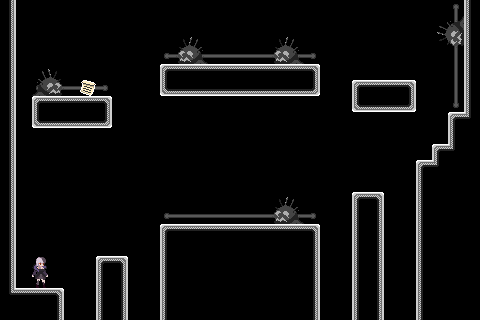

This game map was drawn from its Tiled (.tmx) file and the tilesets committed beside it. A one-line description and the full map source follow:
An orthogonal 30x20 tile map with 16x16 px tiles, 4 tile layers (bkg_far, bkg_close, ground, foreground), 2 tilesets.

<map version="1.10" tiledversion="1.11.0" orientation="orthogonal" renderorder="right-down" width="30" height="20" tilewidth="16" tileheight="16" infinite="0" nextlayerid="5" nextobjectid="1">
 <tileset firstgid="1" source="../../memory_block.tsx" />
 <tileset firstgid="16" source="../../PlaceholderSprites.tsx" />
 <layer id="4" name="bkg_far" width="30" height="20">
  <properties>
   <property name="unity:sortinglayer" value="Bkg_far" />
  </properties>
  <data encoding="csv">
0,0,0,0,0,0,0,0,0,0,0,0,0,0,0,0,0,0,0,0,0,0,0,0,0,0,0,0,0,0,
0,0,0,0,0,0,0,0,0,0,0,0,0,0,0,0,0,0,0,0,0,0,0,0,0,0,0,0,0,0,
0,0,0,0,0,0,0,0,0,0,0,0,0,0,0,0,0,0,0,0,0,0,0,0,0,0,0,0,0,0,
0,0,0,0,0,0,0,0,0,0,0,0,0,0,0,0,0,0,0,0,0,0,0,0,0,0,0,0,0,0,
0,0,0,0,0,0,0,0,0,0,0,0,0,0,0,0,0,0,0,0,0,0,0,0,0,0,0,0,0,0,
0,0,0,0,0,0,0,0,0,0,0,0,0,0,0,0,0,0,0,0,0,0,0,0,0,0,0,0,0,0,
0,0,0,0,0,0,0,0,0,0,0,0,0,0,0,0,0,0,0,0,0,0,0,0,0,0,0,0,0,0,
0,0,0,0,0,0,0,0,0,0,0,0,0,0,0,0,0,0,0,0,0,0,0,0,0,0,0,0,0,0,
0,0,0,0,0,0,0,0,0,0,0,0,0,0,0,0,0,0,0,0,0,0,0,0,0,0,0,0,0,0,
0,0,0,0,0,0,0,0,0,0,0,0,0,0,0,0,0,0,0,0,0,0,0,0,0,0,0,0,0,0,
0,0,0,0,0,0,0,0,0,0,0,0,0,0,0,0,0,0,0,0,0,0,0,0,0,0,0,0,0,0,
0,0,0,0,0,0,0,0,0,0,0,0,0,0,0,0,0,0,0,0,0,0,0,0,0,0,0,0,0,0,
0,0,0,0,0,0,0,0,0,0,0,0,0,0,0,0,0,0,0,0,0,0,0,0,0,0,0,0,0,0,
0,0,0,0,0,0,0,0,0,0,0,0,0,0,0,0,0,0,0,0,0,0,0,0,0,0,0,0,0,0,
0,0,0,0,0,0,0,0,0,0,0,0,0,0,0,0,0,0,0,0,0,0,0,0,0,0,0,0,0,0,
0,0,0,0,0,0,0,0,0,0,0,0,0,0,0,0,0,0,0,0,0,0,0,0,0,0,0,0,0,0,
0,0,0,0,0,0,0,0,0,0,0,0,0,0,0,0,0,0,0,0,0,0,0,0,0,0,0,0,0,0,
0,0,0,0,0,0,0,0,0,0,0,0,0,0,0,0,0,0,0,0,0,0,0,0,0,0,0,0,0,0,
0,0,0,0,0,0,0,0,0,0,0,0,0,0,0,0,0,0,0,0,0,0,0,0,0,0,0,0,0,0,
0,0,0,0,0,0,0,0,0,0,0,0,0,0,0,0,0,0,0,0,0,0,0,0,0,0,0,0,0,0
</data>
 </layer>
 <layer id="1" name="bkg_close" width="30" height="20">
  <properties>
   <property name="unity:sortinglayer" value="Bkg" />
  </properties>
  <data encoding="csv">
0,0,0,0,0,0,0,0,0,0,0,0,0,0,0,0,0,0,0,0,0,0,0,0,0,0,0,0,1610612766,0,
0,0,0,0,0,0,0,0,0,0,0,0,0,0,0,0,0,0,0,0,0,0,0,0,0,0,0,0,1610612765,0,
0,0,0,0,0,0,0,0,0,0,0,0,0,0,0,0,0,0,0,0,0,0,0,0,0,0,0,0,1610612765,0,
0,0,0,0,0,0,0,0,0,0,2147483678,29,29,29,29,29,29,29,29,30,0,0,0,0,0,0,0,0,1610612765,0,
0,0,0,0,0,0,0,0,0,0,0,0,0,0,0,0,0,0,0,0,0,0,0,0,0,0,0,0,1610612765,0,
0,0,2147483678,29,29,29,30,0,0,0,0,0,0,0,0,0,0,0,0,0,0,0,0,0,0,0,0,0,1610612765,0,
0,0,0,0,0,0,0,0,0,0,0,0,0,0,0,0,0,0,0,0,0,0,0,0,0,0,0,0,536870942,0,
0,0,0,0,0,0,0,0,0,0,0,0,0,0,0,0,0,0,0,0,0,0,0,0,0,0,0,0,0,0,
0,0,0,0,0,0,0,0,0,0,0,0,0,0,0,0,0,0,0,0,0,0,0,0,0,0,0,0,0,0,
0,0,0,0,0,0,0,0,0,0,0,0,0,0,0,0,0,0,0,0,0,0,0,0,0,0,0,0,0,0,
0,0,0,0,0,0,0,0,0,0,0,0,0,0,0,0,0,0,0,0,0,0,0,0,0,0,0,0,0,0,
0,0,0,0,0,0,0,0,0,0,0,0,0,0,0,0,0,0,0,0,0,0,0,0,0,0,0,0,0,0,
0,0,0,0,0,0,0,0,0,0,0,0,0,0,0,0,0,0,0,0,0,0,0,0,0,0,0,0,0,0,
0,0,0,0,0,0,0,0,0,0,2147483678,29,29,29,29,29,29,29,29,30,0,0,0,0,0,0,0,0,0,0,
0,0,0,0,0,0,0,0,0,0,0,0,0,0,0,0,0,0,0,0,0,0,0,0,0,0,0,0,0,0,
0,0,0,0,0,0,0,0,0,0,0,0,0,0,0,0,0,0,0,0,0,0,0,0,0,0,0,0,0,0,
0,0,0,0,0,0,0,0,0,0,0,0,0,0,0,0,0,0,0,0,0,0,0,0,0,0,0,0,0,0,
0,0,0,0,0,0,0,0,0,0,0,0,0,0,0,0,0,0,0,0,0,0,0,0,0,0,0,0,0,0,
0,0,0,0,0,0,0,0,0,0,0,0,0,0,0,0,0,0,0,0,0,0,0,0,0,0,0,0,0,0,
0,0,0,0,0,0,0,0,0,0,0,0,0,0,0,0,0,0,0,0,0,0,0,0,0,0,0,0,0,0
</data>
 </layer>
 <layer id="2" name="ground" width="30" height="20">
  <properties>
   <property name="unity:sortinglayer" value="Ground" />
  </properties>
  <data encoding="csv">
8,0,0,0,0,0,0,0,0,0,0,0,0,0,0,0,0,0,0,0,0,0,0,0,0,0,0,0,0,6,
8,0,0,0,0,0,0,0,0,0,0,0,0,0,0,0,0,0,0,0,0,0,0,0,0,0,0,1610612754,1610612769,6,
8,0,0,0,0,0,0,0,0,0,0,17,18,0,0,0,0,17,18,0,0,0,0,0,0,0,0,1610612753,1610612768,6,
8,0,0,0,0,0,0,0,0,0,0,32,33,0,0,0,0,32,33,0,0,0,0,0,0,0,0,0,0,6,
8,0,2147483666,2147483665,0,0,0,0,0,0,1,2,2,2,2,2,2,2,2,3,0,0,0,0,0,0,0,0,0,6,
8,0,2147483681,2147483680,0,71,0,0,0,0,11,12,12,12,12,12,12,12,12,13,0,0,1,2,2,3,0,0,0,6,
8,0,1,2,2,2,3,0,0,0,0,0,0,0,0,0,0,0,0,0,0,0,11,12,12,13,0,0,0,6,
8,0,11,12,12,12,13,0,0,0,0,0,0,0,0,0,0,0,0,0,0,0,0,0,0,0,0,0,1,4,
8,0,0,0,0,0,0,0,0,0,0,0,0,0,0,0,0,0,0,0,0,0,0,0,0,0,0,0,6,7,
8,0,0,0,0,0,0,0,0,0,0,0,0,0,0,0,0,0,0,0,0,0,0,0,0,0,0,1,4,7,
8,0,0,0,0,0,0,0,0,0,0,0,0,0,0,0,0,0,0,0,0,0,0,0,0,0,1,4,7,7,
8,0,0,0,0,0,0,0,0,0,0,0,0,0,0,0,0,0,0,0,0,0,0,0,0,0,6,7,7,7,
8,0,0,0,0,0,0,0,0,0,0,0,0,0,0,0,0,17,18,0,0,0,1,3,0,0,6,7,7,7,
8,0,0,0,0,0,0,0,0,0,0,0,0,0,0,0,0,32,33,0,0,0,6,8,0,0,6,7,7,7,
8,0,0,0,0,0,0,0,0,0,1,2,2,2,2,2,2,2,2,3,0,0,6,8,0,0,6,7,7,7,
8,0,0,0,0,0,0,0,0,0,6,7,7,7,7,7,7,7,7,8,0,0,6,8,0,0,6,7,7,7,
8,0,16,0,0,0,1,3,0,0,6,7,7,7,7,7,7,7,7,8,0,0,6,8,0,0,6,7,7,7,
8,0,31,0,0,0,6,8,0,0,6,7,7,7,7,7,7,7,7,8,0,0,6,8,0,0,6,7,7,7,
5,2,2,3,0,0,6,8,0,0,6,7,7,7,7,7,7,7,7,8,0,0,6,8,0,0,6,7,7,7,
7,7,7,8,0,0,6,8,0,0,6,7,7,7,7,7,7,7,7,8,0,0,6,8,0,0,6,7,7,7
</data>
 </layer>
 <layer id="3" name="foreground" width="30" height="20">
  <properties>
   <property name="unity:sortinglayer" value="Foreground" />
  </properties>
  <data encoding="csv">
0,0,0,0,0,0,0,0,0,0,0,0,0,0,0,0,0,0,0,0,0,0,0,0,0,0,0,0,0,0,
0,0,0,0,0,0,0,0,0,0,0,0,0,0,0,0,0,0,0,0,0,0,0,0,0,0,0,0,0,0,
0,0,0,0,0,0,0,0,0,0,0,0,0,0,0,0,0,0,0,0,0,0,0,0,0,0,0,0,0,0,
0,0,0,0,0,0,0,0,0,0,0,0,0,0,0,0,0,0,0,0,0,0,0,0,0,0,0,0,0,0,
0,0,0,0,0,0,0,0,0,0,0,0,0,0,0,0,0,0,0,0,0,0,0,0,0,0,0,0,0,0,
0,0,0,0,0,0,0,0,0,0,0,0,0,0,0,0,0,0,0,0,0,0,0,0,0,0,0,0,0,0,
0,0,0,0,0,0,0,0,0,0,0,0,0,0,0,0,0,0,0,0,0,0,0,0,0,0,0,0,0,0,
0,0,0,0,0,0,0,0,0,0,0,0,0,0,0,0,0,0,0,0,0,0,0,0,0,0,0,0,0,0,
0,0,0,0,0,0,0,0,0,0,0,0,0,0,0,0,0,0,0,0,0,0,0,0,0,0,0,0,0,0,
0,0,0,0,0,0,0,0,0,0,0,0,0,0,0,0,0,0,0,0,0,0,0,0,0,0,0,0,0,0,
0,0,0,0,0,0,0,0,0,0,0,0,0,0,0,0,0,0,0,0,0,0,0,0,0,0,0,0,0,0,
0,0,0,0,0,0,0,0,0,0,0,0,0,0,0,0,0,0,0,0,0,0,0,0,0,0,0,0,0,0,
0,0,0,0,0,0,0,0,0,0,0,0,0,0,0,0,0,0,0,0,0,0,0,0,0,0,0,0,0,0,
0,0,0,0,0,0,0,0,0,0,0,0,0,0,0,0,0,0,0,0,0,0,0,0,0,0,0,0,0,0,
0,0,0,0,0,0,0,0,0,0,0,0,0,0,0,0,0,0,0,0,0,0,0,0,0,0,0,0,0,0,
0,0,0,0,0,0,0,0,0,0,0,0,0,0,0,0,0,0,0,0,0,0,0,0,0,0,0,0,0,0,
0,0,0,0,0,0,0,0,0,0,0,0,0,0,0,0,0,0,0,0,0,0,0,0,0,0,0,0,0,0,
0,0,0,0,0,0,0,0,0,0,0,0,0,0,0,0,0,0,0,0,0,0,0,0,0,0,0,0,0,0,
0,0,0,0,0,0,0,0,0,0,0,0,0,0,0,0,0,0,0,0,0,0,0,0,0,0,0,0,0,0,
0,0,0,0,0,0,0,0,0,0,0,0,0,0,0,0,0,0,0,0,0,0,0,0,0,0,0,0,0,0
</data>
 </layer>
</map>
